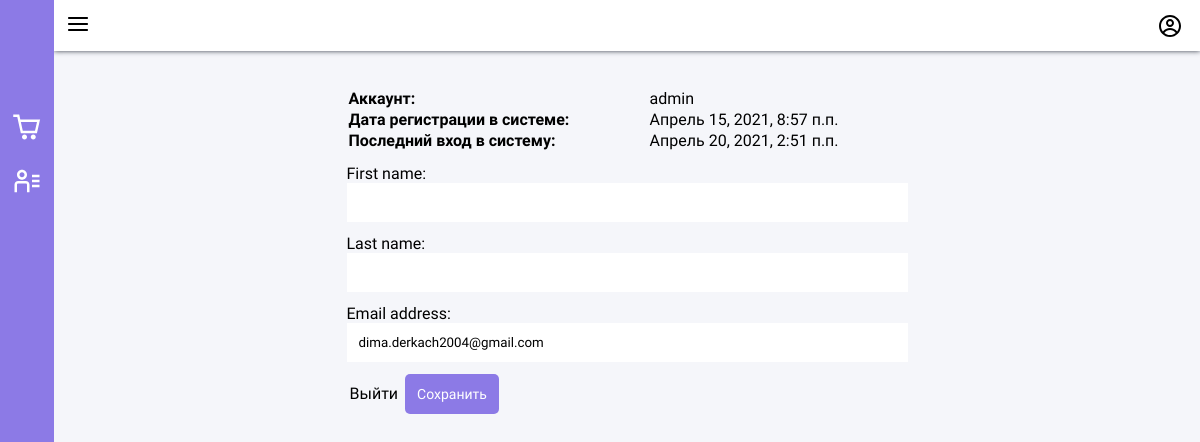
The app's page /profile/1 with its own data.
### app/models.py (models this page shows)
class User(AbstractUser):
    pass

### app/views.py (the view)
# urls.py: path('profile/<int:pk>', views.UserProfileView.as_view(), name="profile"),
class UserProfileView(UpdateView, LoginRequiredMixin):
    login_url = reverse_lazy('login')
    redirect_field_name = 'login'
    model = models.User
    form_class = forms.UserProfileForm
    template_name = 'profile_edit.html'
    success_url = reverse_lazy('index')

### app/forms.py (shortened to what this page needs)
class UserProfileForm(forms.ModelForm):
    class Meta:
        model = models.User
        fields = ['first_name', 'last_name', 'email']

### templates/profile_edit.html (shortened to what this page needs)
{% extends 'base.html' %}
{% block content %}
<div class="container">
    <div class="form_wrapper">
        <table style="width: 100%; text-align: left;">
            <tr>
                <th>Аккаунт:</th>
                <td>{{ user.username }}</td>
            </tr>
            <tr>
                <th>Дата регистрации в системе:</th>
                <td>{{ user.date_joined }}</td>
            </tr>
            <tr>
                <th>Последний вход в систему:</th>
                <td>{{ user.last_login }}</td>
            </tr>
        </table>
        <form method="POST">
            {{form}}
            <div>
                <a href="{% url 'logout' %}">Выйти</a>
                <input type="submit" value="Сохранить">
            </div>
        </form>
    </div>
</div>
{% endblock %}

### app/static/css/main.css (style rules this page uses)
* { font-family: 'Montserrat', sans-serif; padding: 0; margin: 0; --main-pink-color: #8C7AE6; --main-bg-color: #f5f6fa; }
html, body { width: 100%; height: 100%; overflow-y: hidden; display: flex; }
button, a { background: none; border: none; padding: 0px; margin: 0px; cursor: pointer; outline: none; border-radius: 5px; transition: 0.2s; text-decoration: none; color: black; padding: 3px; }
.container { width: 100%; height: 100%; box-sizing: border-box; overflow-y: auto; padding: 12px; }

### app/static/css/forms.css (style rules this page uses)
div.form_wrapper { width: 50% !important; margin-left: auto; margin-right: auto; padding: 24px; }
form { display: flex; flex-direction: column; }
form input, form select, form textarea { border: none !important; outline: none !important; padding: 12px; }
form label { margin-top: 12px; }
form input[type='submit'] { background: var(--main-pink-color); color: white; font-weight: 500; font-size: 14px; width: fit-content; margin: auto; margin-top: 12px; border-radius: 5px; cursor: pointer; }

### records on screen
User: username "admin", date_joined "Апрель 15, 2021, 8:57 п.п.", last_login "Апрель 20, 2021, 2:51 п.п.", email "dima.derkach2004@gmail.com"
